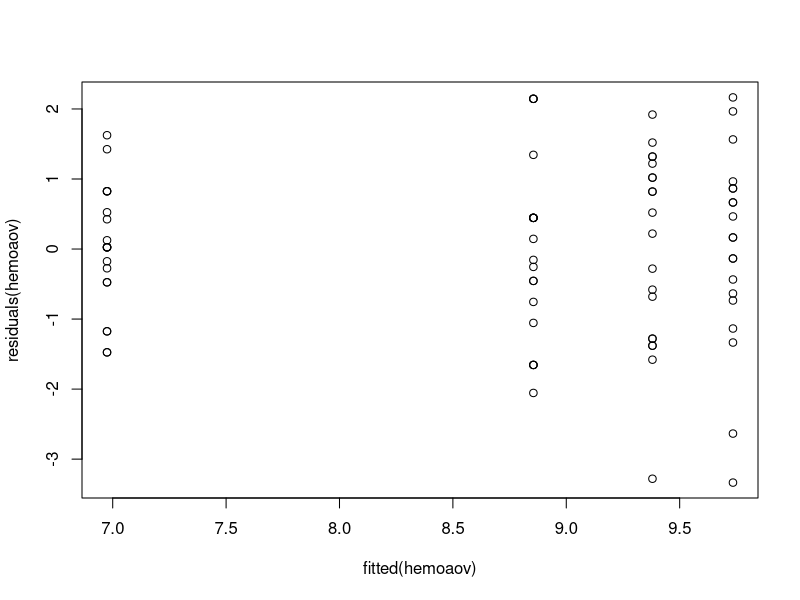

Generate this figure with R:
data <- read.table("hemoglobin-1.txt", header=T)
data$rate <- as.factor(data$rate)
data$method <- as.factor(data$method)

# a)
I=4; J=2; N=10
data.frame(fish=sample(1:(N*I*J)), rate=rep(1:I, each=N*J), method=rep(1:J, N*I))


# b)
anova(lm(hemoglobin~rate*method, data=data))


# c)
anova(lm(hemoglobin~rate+method, data=data))
summary(lm(hemoglobin~rate+method, data=data))

mean(data$hemoglobin[data$rate==3])
which.max(aggregate(hemoglobin ~ rate, data=data, mean)$hemoglobin)


# d)
hemoaov = lm(hemoglobin ~ rate, data=data)
anova(hemoaov)


# e)
kruskal.test(hemoglobin ~ rate, data=data)

par(mfrow=c(1, 1)); plot(fitted(hemoaov), residuals(hemoaov))

    